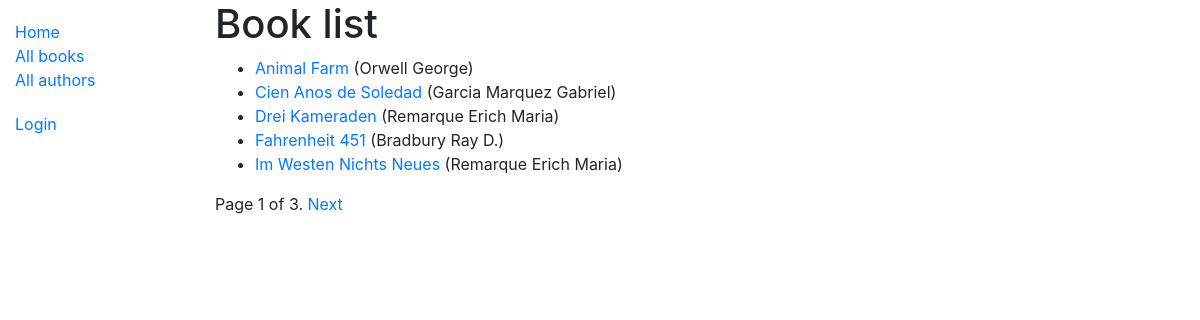
/catalog/books/, run on the app's committed database.
### catalog/models.py (models this page shows, shortened)
class Book(models.Model):
    title = models.CharField(max_length=200)
    author = models.ForeignKey('Author', on_delete=models.SET_NULL, null=True)
    summary = models.TextField(max_length=1000, help_text="Введите краткое описание книги")
    isbn = models.CharField('ISBN', max_length=13, help_text='13 символов <a href="https://www.isbn-international.org/content/what-isbn">ISBN number</a>')
    genre = models.ManyToManyField(Genre, help_text="Выберите жанр для этой книги")
    language = models.ForeignKey(Language, on_delete=models.SET_NULL, null=True)
    def get_absolute_url(self):
        return reverse('book-detail', args=[str(self.id)])
    def display_genre(self):
        """Создает строку для жанра. Это необходимо для отображения жанра в Admin"""
        return ', '.join([ genre.name for genre in self.genre.all()[:3] ])
    display_genre.short_description = 'Genre'
    class Meta:
        ordering = ['title']

class Author(models.Model):
    first_name = models.CharField(max_length=100)
    last_name = models.CharField(max_length=100)
    date_of_birth = models.DateField(null=True, blank=True)
    date_of_death = models.DateField('Died', null=True, blank=True)
    def __str__(self):
        return '{0} {1}'.format(self.last_name, self.first_name)
    class Meta:
        ordering = ['last_name']

### catalog/views.py (the view)
# urls.py: path('books/', views.BookListView.as_view(), name='books'),
class BookListView(generic.ListView):
    model = Book
    paginate_by = 5

### catalog/templates/catalog/book_list.html
{% extends 'base_generic.html' %}
{% block content %}
    <h1>Book list</h1>
    {% if book_list %}
    <ul>
        {% for book in book_list %}
            <li>
                <a href="{{ book.get_absolute_url }}">{{ book.title }}</a> ({{ book.author }})
            </li>
        {% endfor %}
    </ul>
    {% else %}
        <p>There are no books in the library</p>
    {% endif %}
{% endblock %}

### data on the page
Book: title "Animal Farm", author "Orwell George"
Book: title "Cien Anos de Soledad", author "Garcia Marquez Gabriel"
Book: title "Drei Kameraden", author "Remarque Erich Maria"
Book: title "Fahrenheit 451", author "Bradbury Ray D."
Book: title "Im Westen Nichts Neues", author "Remarque Erich Maria"

### other printed values
{{ page_obj.number }} "1"
{{ page_obj.paginator.num_pages }} "3"
